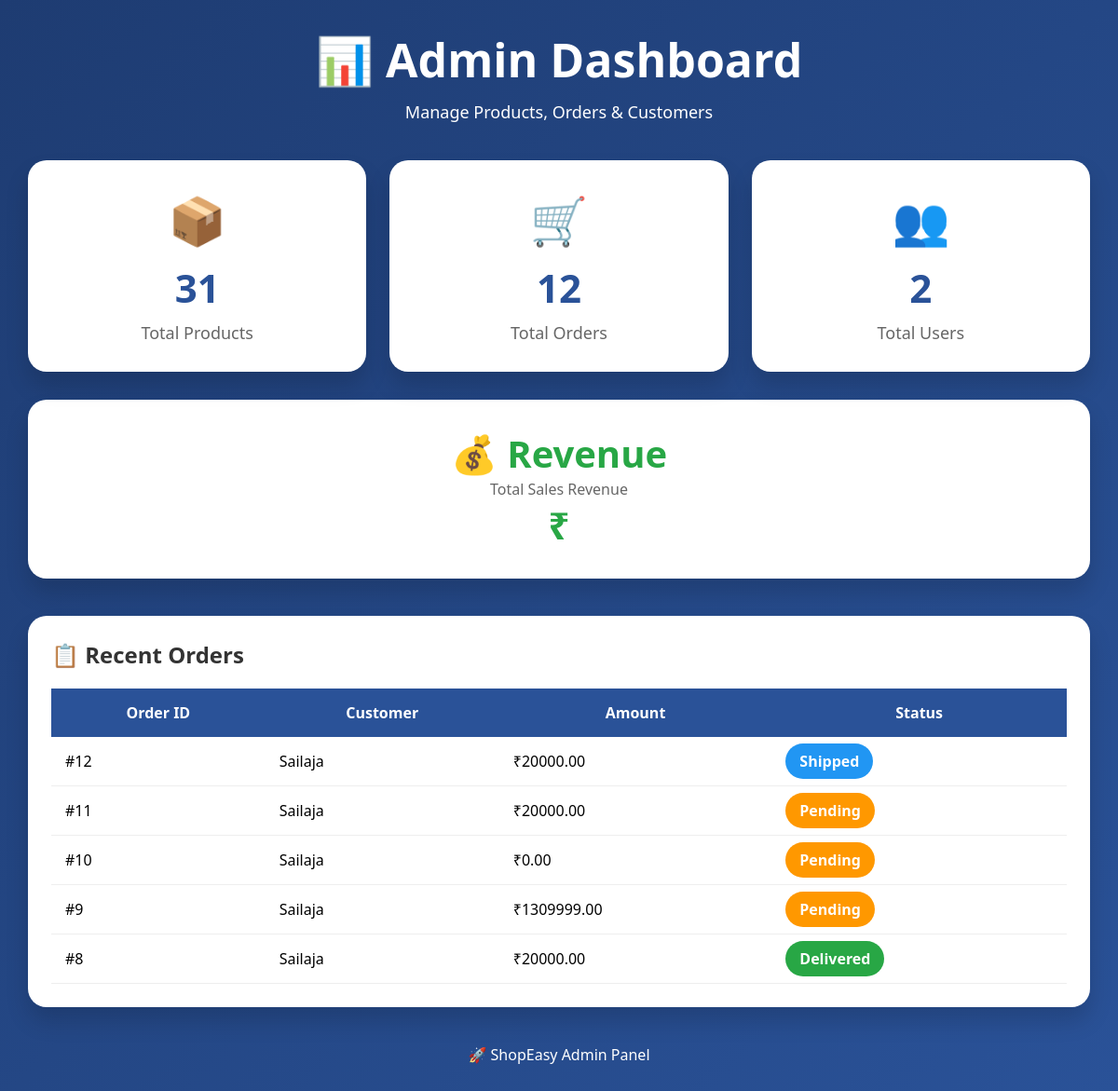
/admin-dashboard/ (signed in), run on the app's committed database.
### store/models.py (models this page shows, shortened)
class Order(models.Model):
    STATUS_CHOICES = [
        ('Pending', 'Pending'),
        ('Processing', 'Processing'),
        ('Packed', 'Packed'),
        ('Shipped', 'Shipped'),
        ('Out for Delivery', 'Out for Delivery'),
        ('Delivered', 'Delivered'),
        ('Cancelled', 'Cancelled'),
    ]
    user = models.ForeignKey(
        User,
        on_delete=models.CASCADE
    )
    total_amount = models.DecimalField(
        max_digits=10,
        decimal_places=2
    )
    payment_method = models.CharField(
        max_length=50
    )
    status = models.CharField(
        max_length=30,
        choices=STATUS_CHOICES,
        default='Pending'
    )
    created_at = models.DateTimeField(
        auto_now_add=True
    )

### store/views.py (the view)
@login_required(login_url='/login/')
def admin_dashboard(request):
    if not request.user.is_superuser:
        return redirect('home')
    total_products = Product.objects.count()
    total_orders = Order.objects.count()
    total_users = User.objects.count()
    recent_orders = Order.objects.order_by(
        '-created_at'
    )[:5]
    return render(
        request,
        'store/admin_dashboard.html',
        {
            'total_products': total_products,
            'total_orders': total_orders,
            'total_users': total_users,
            'recent_orders': recent_orders
        }
    )

### store/templates/store/admin_dashboard.html (shortened to what this page needs)
<!DOCTYPE html>
<html>
<head>
</head>
<body>
<div class="header">
    <h1>📊 Admin Dashboard</h1>
    <p>
        Manage Products, Orders & Customers
    </p>
</div>
<div class="cards">
    <div class="card">
        <div class="icon">📦</div>
        <h2>{{ total_products }}</h2>
        <p>Total Products</p>
    </div>
    <div class="card">
        <div class="icon">🛒</div>
        <h2>{{ total_orders }}</h2>
        <p>Total Orders</p>
    </div>
    <div class="card">
        <div class="icon">👥</div>
        <h2>{{ total_users }}</h2>
        <p>Total Users</p>
    </div>
</div>
<div class="revenue">
    <h2>💰 Revenue</h2>
    <p>Total Sales Revenue</p>
    <h2>
        ₹{{ total_revenue }}
    </h2>
</div>
<div class="orders">
    <h2>📋 Recent Orders</h2>
    <table>
        <tr>
            <th>Order ID</th>
            <th>Customer</th>
            <th>Amount</th>
            <th>Status</th>
        </tr>
        {% for order in recent_orders %}
        <tr>
            <td>#{{ order.id }}</td>
            <td>
                {{ order.user.username }}
            </td>
            <td>
                ₹{{ order.total_amount }}
            </td>
            <td>
                {% if order.status == "Pending" %}
                <span class="status pending">
                    Pending
                </span>
                {% elif order.status == "Shipped" %}
                <span class="status shipped">
                    Shipped
                </span>
                {% else %}
                <span class="status delivered">
                    Delivered
                </span>
                {% endif %}
            </td>
        </tr>
        {% endfor %}
    </table>
</div>
<div class="footer">
    🚀 ShopEasy Admin Panel
</div>
</body>
</html>

### store/templates/store/admin_dashboard.html (style rules this page uses)
* { margin:0; padding:0; box-sizing:border-box; font-family:'Segoe UI',sans-serif; }
body { background:linear-gradient(135deg,#1e3c72,#2a5298); min-height:100vh; padding:30px; }
.header { text-align:center; color:white; margin-bottom:40px; }
.header h1 { font-size:50px; }
.header p { margin-top:10px; font-size:18px; }
.cards { display:grid; grid-template-columns:repeat(auto-fit,minmax(250px,1fr)); gap:25px; max-width:1200px; margin:auto; }
.card { background:white; border-radius:20px; padding:30px; text-align:center; box-shadow:0 15px 25px rgba(0,0,0,0.15); transition:0.3s; }
.icon { font-size:50px; margin-bottom:10px; }
.card h2 { font-size:42px; color:#2a5298; }
.card p { color:#666; font-size:18px; margin-top:8px; }
.revenue { margin-top:30px; background:white; border-radius:20px; padding:30px; text-align:center; max-width:1200px; margin-left:auto; margin-right:auto; box-shadow:0 15px 25px rgba(0,0,0,0.15); }
.revenue h2 { color:#28a745; font-size:40px; }
.revenue p { color:#666; }
.orders { max-width:1200px; margin:40px auto; background:white; border-radius:20px; padding:25px; box-shadow:0 15px 25px rgba(0,0,0,0.15); overflow-x:auto; }
.orders h2 { margin-bottom:20px; color:#333; }
table { width:100%; border-collapse:collapse; }
th { background:#2a5298; color:white; padding:15px; }
td { padding:15px; border-bottom:1px solid #eee; }
.status { padding:8px 15px; border-radius:20px; color:white; font-weight:bold; }
.pending { background:#ff9800; }
.shipped { background:#2196f3; }
.delivered { background:#28a745; }
.footer { text-align:center; color:white; margin-top:30px; font-size:16px; }

### data on the page
Order: id "12", user.username "Sailaja", total_amount "20000.00", status "Shipped"
Order: id "11", user.username "Sailaja", total_amount "20000.00", status "Pending"
Order: id "10", user.username "Sailaja", total_amount "0.00", status "Pending"
Order: id "9", user.username "Sailaja", total_amount "1309999.00", status "Pending"
Order: id "8", user.username "Sailaja", total_amount "20000.00", status "Delivered"

### other printed values
{{ total_products }} "31"
{{ total_orders }} "12"
{{ total_users }} "2"
